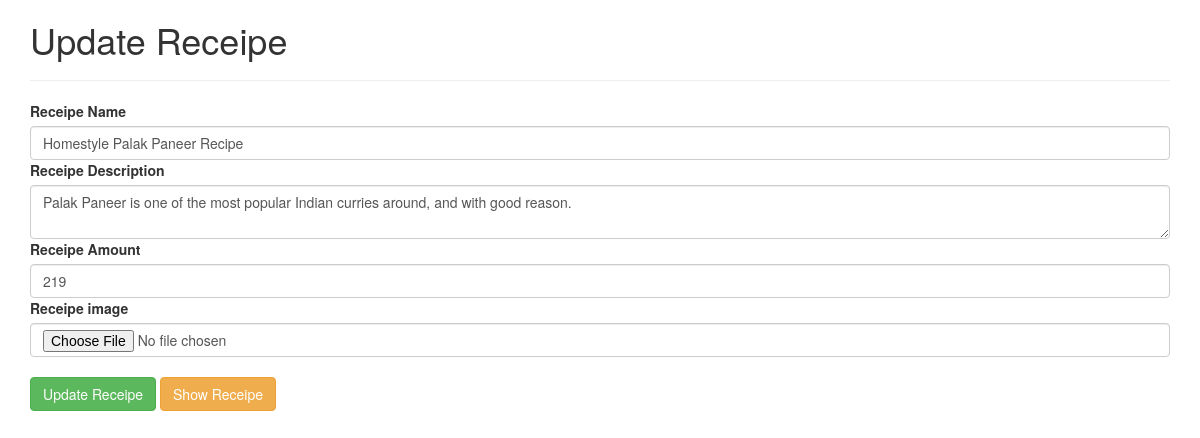
The app's page /update/homestyle-palak-paneer-recipe with its own data.
### WebApp/models.py (models this page shows, shortened)
class Receipe(models.Model):
    user=models.ForeignKey(User,on_delete=models.SET_NULL,null=True,blank=True)
    receipe_name=models.CharField(max_length=100)
    receipe_description=models.TextField(max_length=1000)
    receipe_image=models.FileField()
    receipe_slug=AutoSlugField(populate_from='receipe_name',unique=True,null=True,default=None)
    receipe_amount=models.IntegerField(default=200)

### WebApp/views.py (the view, shortened to what this page needs)
# urls.py: path('update/<slug>',views.update_receipe),
def update_receipe(request,slug):
    queryset=Receipe.objects.get(receipe_slug=slug)
    context={'queryset':queryset}
    return render(request,'myapp/update.html',context)

### template/myapp/update.html (shortened to what this page needs)
<!DOCTYPE html>
<html lang="en">
<head>
    <link rel="stylesheet" href="https://cdn.jsdelivr.net/npm/bootstrap@3.3.7/dist/css/bootstrap.min.css">
</head>
<body>
    <div class="container mt-5">
        <form class="col-6 mx-auto card pull-3 shadow-lg" method="post" enctype="multipart/form-data">
          <h1>Update Receipe</h1><hr>
            <div class="mb-3">
              <label for="exampleInputEmail1" class="form-label">Receipe Name</label>
              <input name="receipe_name" value="{{queryset.receipe_name}}"  required  type="text" class="form-control">
            </div>
            <div class="mb-3">
              <label for="exampleInputPassword1"   class="form-label">Receipe Description</label>
              <textarea name="receipe_description" value="" class="form-control">{{queryset.receipe_description}}</textarea>
            </div>
            <div class="mb-3">
              <label for="exampleInputEmail1" class="form-label">Receipe Amount</label>
              <input name="receipe_amount" value="{{queryset.receipe_amount}}"  required  type="text" class="form-control">
            </div>
            <div class="mb-3">
                <label for="exampleInputEmail1" class="form-label">Receipe image</label>
                <input name="receipe_image" type="file" class="form-control">
              </div><br>
            <button type="submit" class="btn btn-primary btn-success">Update Receipe</button>
            <a href="/index" class="btn btn-group-lg btn-warning">Show Receipe</a>
          </form>
 </div>
</body>
</html>

### records on screen
Receipe: receipe_name "Homestyle Palak Paneer Recipe", receipe_description "Palak Paneer is one of the most popular Indian curries around, and with good reason.", receipe_amount "219"
